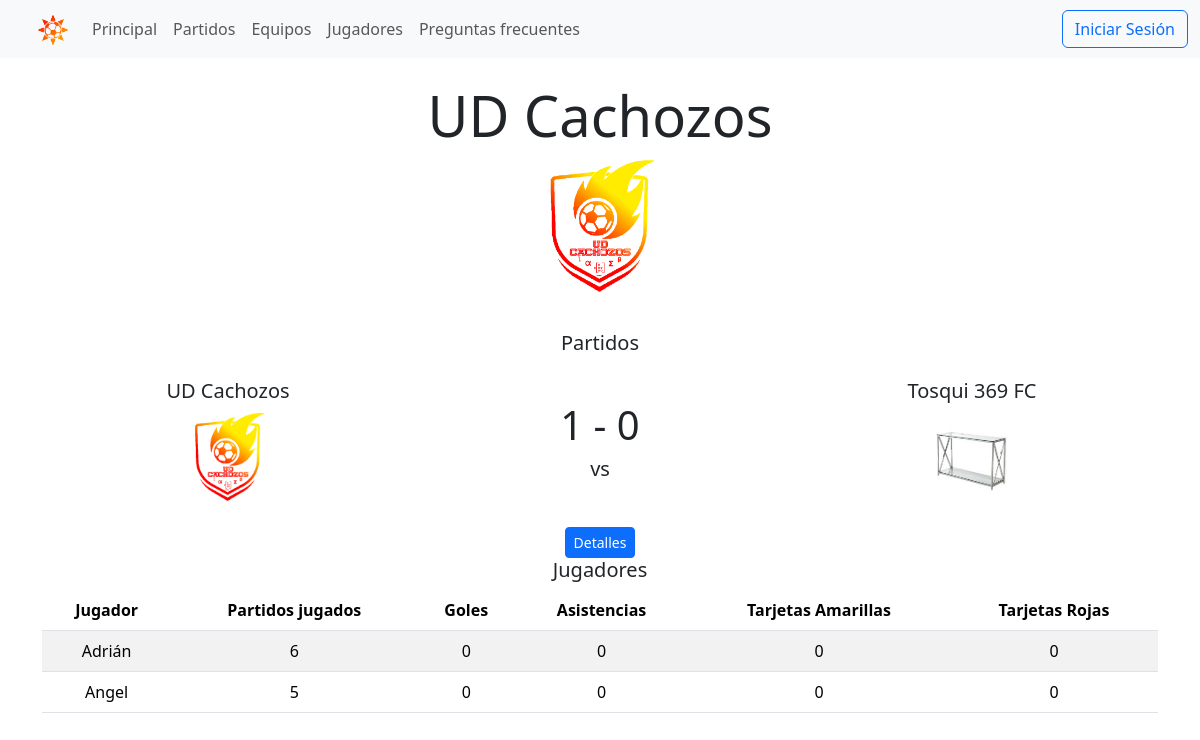
Page /summer-league/1/ on the earlier database version.
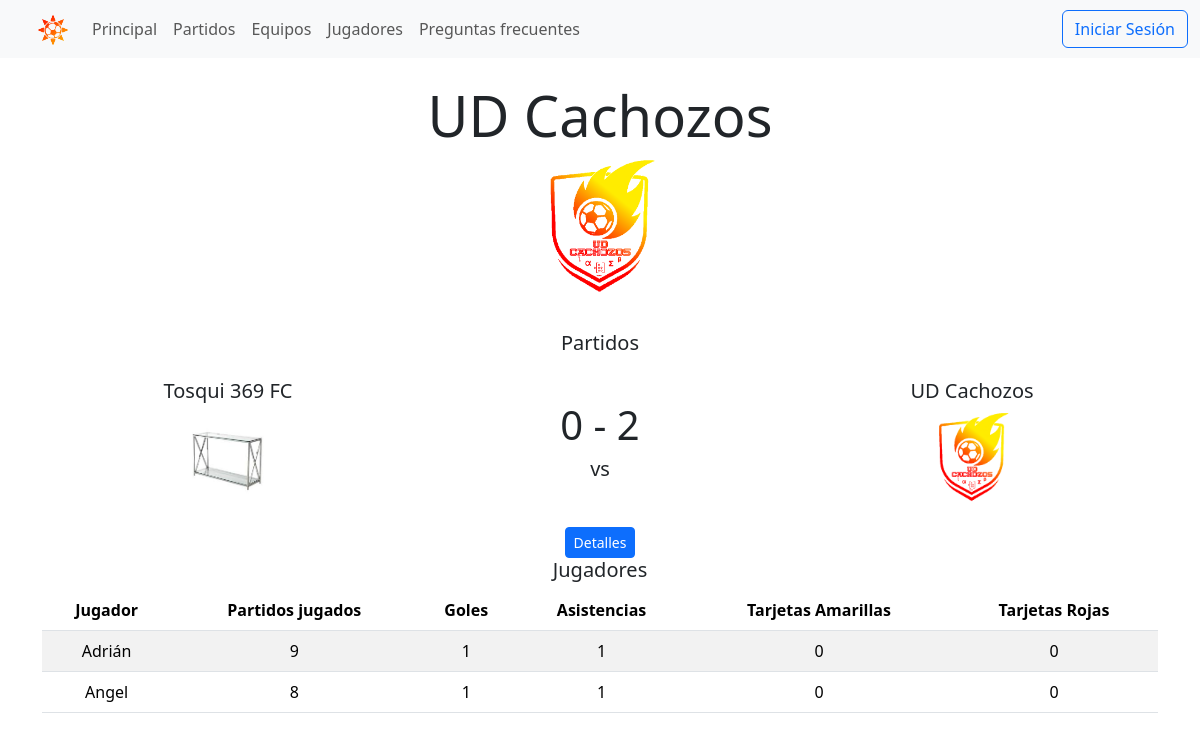
Same page on the later database version.
### tournament/models.py (models this page shows, shortened)
class Team(models.Model):
    name = models.CharField(max_length=100, unique=True)
    club_code = models.CharField(max_length=3, unique=True, default='UFC')
    shield = models.ImageField(upload_to='shields')
    class Meta:
        ordering = ['name']
    def __str__(self) -> str:
        return self.name

### games/models.py (models this page shows, shortened)
class Game(models.Model):
    local = models.ForeignKey('tournament.Team', related_name='local_games', on_delete=models.CASCADE)
    away = models.ForeignKey('tournament.Team', related_name='away_games', on_delete=models.CASCADE)
    local_goals = models.SmallIntegerField(default=0)
    away_goals = models.SmallIntegerField(default=0)
    date = models.DateField(blank=True, null=True)
    class Meta:
        ordering = ['date']

### players/models.py (models this page shows, shortened)
class Player(models.Model):
    user = models.OneToOneField(settings.AUTH_USER_MODEL, on_delete=models.CASCADE)
    team = models.ForeignKey('tournament.Team', related_name='players', null=True, on_delete=models.CASCADE)
    birthdate = models.DateField(blank=True, null=True)
    country = models.CharField(max_length=20, default='🇪🇸')
    number = models.SmallIntegerField(blank=True, default=00)
    GOALKEEPER = 'GK'
    DEFENDER = 'DF'
    MIDFIELDER = 'MD'
    FORWARD = 'FW'
    ROLE = {
        GOALKEEPER: 'Portero',
        DEFENDER: 'Defensa',
        MIDFIELDER: 'Centrocampista',
        FORWARD: 'Delantero'
    }
    position = models.CharField(
        max_length=2,
        choices=ROLE,
        default=MIDFIELDER,
    )
    played=models.SmallIntegerField(default=0)
    goals=models.SmallIntegerField(default=0)
    assists = models.SmallIntegerField(default=0)
    yellow_cards = models.SmallIntegerField(default=0)
    red_cards = models.SmallIntegerField(default=0)
    class Meta:
        ordering = ['team', 'position', 'number']

### tournament/views.py (the view)
# urls.py: path('<team_id>/', views.team_info, name='team-info'),
def team_info(request, team_id):
    team = Team.objects.get(id=team_id)
    users = User.objects.all()
    players = Player.objects.filter(team=team)
    games = Game.objects.filter(Q(local=team) | Q(away=team))
    return render(
        request, 'tournament/team.html', {'team': team, 'users': users, 'players': players, 'games': games}
    )

### tournament/templates/tournament/team.html (shortened to what this page needs)
{% extends "base.html" %}
{% load static %}
{% block content %}
<div class="container mt-4 text-center mb-5">
  <h1 class="display-4">{{ team.name }}</h1>
  <img src="{{ team.shield.url }}" alt="{{ team.name }}" class="img-fluid mb-4 fixed-size">
  {% if games %}
    <h2 class="lead text-center">Partidos</h2>
    {% for game in games %}
      {% include "game.html" %}
      <div class="text-center mt-3">
        <a href="{% url 'games:game-info' game.id %}" class="btn btn-primary btn-sm">Detalles</a>
      </div>
    {% endfor %}
  {% endif %}
  {% if players %}
    <h2 class="lead text-center">Jugadores</h2>
    <table class="table table-striped">
      <thead>
        <tr>
          <th>Jugador</th>
          <th>Partidos jugados</th>
          <th>Goles</th>
          <th>Asistencias</th>
          <th>Tarjetas Amarillas</th>
          <th>Tarjetas Rojas</th>
        </tr>
      </thead>
      <tbody>
        {% for player in players %}
        <tr>
          <td>{{ player.user.first_name }}</td>
          <td>{{ player.played }}</td>
          <td>{{ player.goals }}</td>
          <td>{{ player.assists }}</td>
          <td>{{ player.yellow_cards }}</td>
          <td>{{ player.red_cards }}</td>
        </tr>
        {% endfor %}
      </tbody>
    </table>
  {% endif %}
</div>
{% endblock %}

### shared/templates/base.html (shortened to what this page needs)
{% load static %}
<!DOCTYPE html>
<html lang="en">
<head>
  <link rel="stylesheet" href="{% static 'css/index.css' %}">
  <link href="https://cdn.jsdelivr.net/npm/bootstrap@5.3.3/dist/css/bootstrap.min.css" rel="stylesheet">
</head>
<body>
  {% include "nav.html" %}
  {% block content %}
  {% endblock  %}
</body>
</html>

### shared/templates/nav.html (shortened to what this page needs)
{% load static %}
<nav class="navbar navbar-expand-lg bg-body-tertiary">
  <div class="container-fluid">
    <button class="btn rounded-fill"></button>
    <a class="navbar-brand" href="{% url 'tournament:main' %}">
      <img src={% static 'img/brand.png' %} alt="RSL" width="30" height="30">
    </a>
    <div class="collapse navbar-collapse" id="navbarNav">
      <ul class="navbar-nav">
        <li class="nav-item">
          <a class="nav-link" href="{% url 'tournament:main' %}">Principal</a>
        </li>
        <li class="nav-item">
          <a class="nav-link" href="{% url 'games:games' %}">Partidos</a>
        </li>
        <li class="nav-item">
          <a class="nav-link" href="{% url 'tournament:teams' %}">Equipos</a>
        </li>
        <li class="nav-item">
          <a class="nav-link" href="{% url 'players:player-list' %}">Jugadores</a>
        </li>
        <li class="nav-item">
          <a class="nav-link" href="{% url 'tournament:info' %}">Preguntas frecuentes</a>
        </li>
      </ul>
      {% if user.is_authenticated %}
        <a class="btn btn-outline-primary ms-auto" href="{% url 'logout' %}" role="button">
          <i class="bi bi-box-arrow-in-right"></i> Cerrar Sesión
        </a>
      {% else %}
        <a class="btn btn-outline-primary ms-auto" href="{% url 'login' %}" role="button">
           Iniciar Sesión
        </a>
      {% endif %}
    </div>
  </div>
</nav>

### shared/templates/game.html
<div class="container mt-4">
  <div class="row align-items-center">
      <div class="col text-center">
          <h5>{{ game.local }}</h5>
          <img src="{{ game.local.shield.url }}" alt="{{ game.local }}" class="img-fluid" style="width: 100px; height: 100px; object-fit: cover;">
    </div>
        <div class="col text-center">
            <h4 style="font-size: 2.5rem;">{{ game.local_goals }} - {{ game.away_goals }}</h4>
            <h5>vs</h5>
        </div>
    <div class="col text-center">
          <h5>{{ game.away }}</h5>
          <img src="{{ game.away.shield.url }}" alt="{{ game.away }}" class="img-fluid" style="width: 100px; height: 100px; object-fit: cover;">
      </div>
  </div>
</div>

### shared/static/css/index.css (style rules this page uses)
.fixed-size { width: 150px; height: 150px; object-fit: cover; }

Differences in the rows shown:
removed Game: local "UD Cachozos", local.shield (picture), local_goals "1", away_goals "0", away "Tosqui 369 FC", away.shield (picture)
added Game: local "Tosqui 369 FC", local.shield (picture), local_goals "0", away_goals "2", away "UD Cachozos", away.shield (picture)
changed Player "Adrián": played "6" → "9"; goals "0" → "1"; assists "0" → "1"
changed Player "Angel": played "5" → "8"; goals "0" → "1"; assists "0" → "1"
